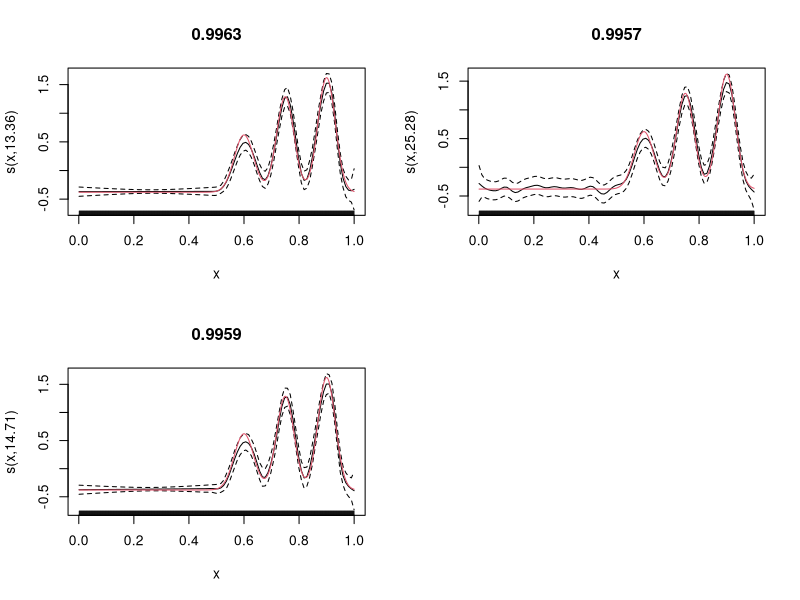
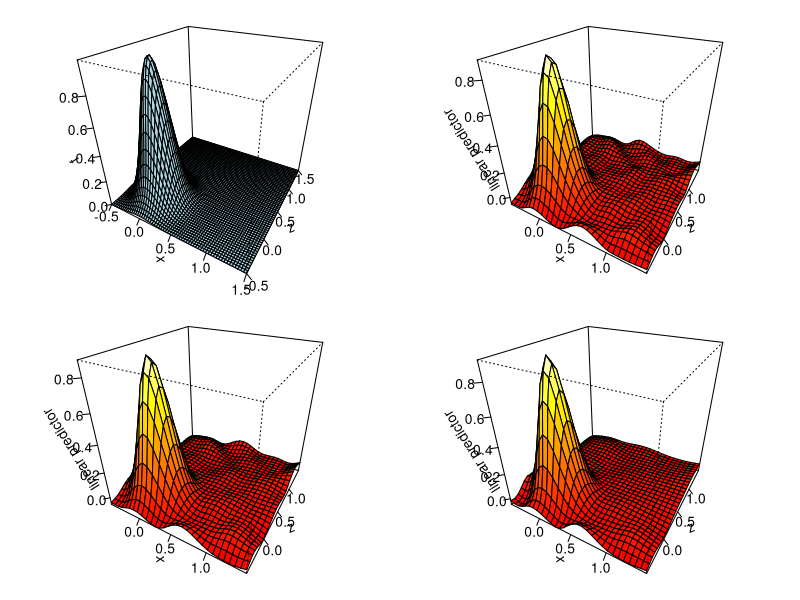

Generate these figures, in order, with R:
library(mgcv)


### Name: smooth.construct.ad.smooth.spec
### Title: Adaptive smooths in GAMs
### Aliases: smooth.construct.ad.smooth.spec adaptive.smooth
### Keywords: models regression

### ** Examples

## Comparison using an example taken from AdaptFit
## library(AdaptFit)
require(mgcv)
set.seed(0)
x <- 1:1000/1000
mu <- exp(-400*(x-.6)^2)+5*exp(-500*(x-.75)^2)/3+2*exp(-500*(x-.9)^2)
y <- mu+0.5*rnorm(1000)

##fit with default knots
## y.fit <- asp(y~f(x))

par(mfrow=c(2,2))
## plot(y.fit,main=round(cor(fitted(y.fit),mu),digits=4))
## lines(x,mu,col=2)

b <- gam(y~s(x,bs="ad",k=40,m=5)) ## adaptive
plot(b,shade=TRUE,main=round(cor(fitted(b),mu),digits=4))
lines(x,mu-mean(mu),col=2)
 
b <- gam(y~s(x,k=40))             ## non-adaptive
plot(b,shade=TRUE,main=round(cor(fitted(b),mu),digits=4))
lines(x,mu-mean(mu),col=2)

b <- gam(y~s(x,bs="ad",k=40,m=5,xt=list(bs="cr")))
plot(b,shade=TRUE,main=round(cor(fitted(b),mu),digits=4))
lines(x,mu-mean(mu),col=2)

## A 2D example (marked, 'Not run' purely to reduce
## checking load on CRAN).
## No test: 
par(mfrow=c(2,2),mar=c(1,1,1,1))
x <- seq(-.5, 1.5, length= 60)
z <- x
f3 <- function(x,z,k=15) { r<-sqrt(x^2+z^2);f<-exp(-r^2*k);f}  
f <- outer(x, z, f3)
op <- par(bg = "white")

## Plot truth....
persp(x,z,f,theta=30,phi=30,col="lightblue",ticktype="detailed")

n <- 2000
x <- runif(n)*2-.5
z <- runif(n)*2-.5
f <- f3(x,z)
y <- f + rnorm(n)*.1

## Try tprs for comparison...
b0 <- gam(y~s(x,z,k=150))
vis.gam(b0,theta=30,phi=30,ticktype="detailed")

## Tensor product with non-adaptive version of adaptive penalty
b1 <- gam(y~s(x,z,bs="ad",k=15,m=1),gamma=1.4)
vis.gam(b1,theta=30,phi=30,ticktype="detailed")

## Now adaptive...
b <- gam(y~s(x,z,bs="ad",k=15,m=3),gamma=1.4)
vis.gam(b,theta=30,phi=30,ticktype="detailed")
cor(fitted(b0),f);cor(fitted(b),f)
## End(No test)
